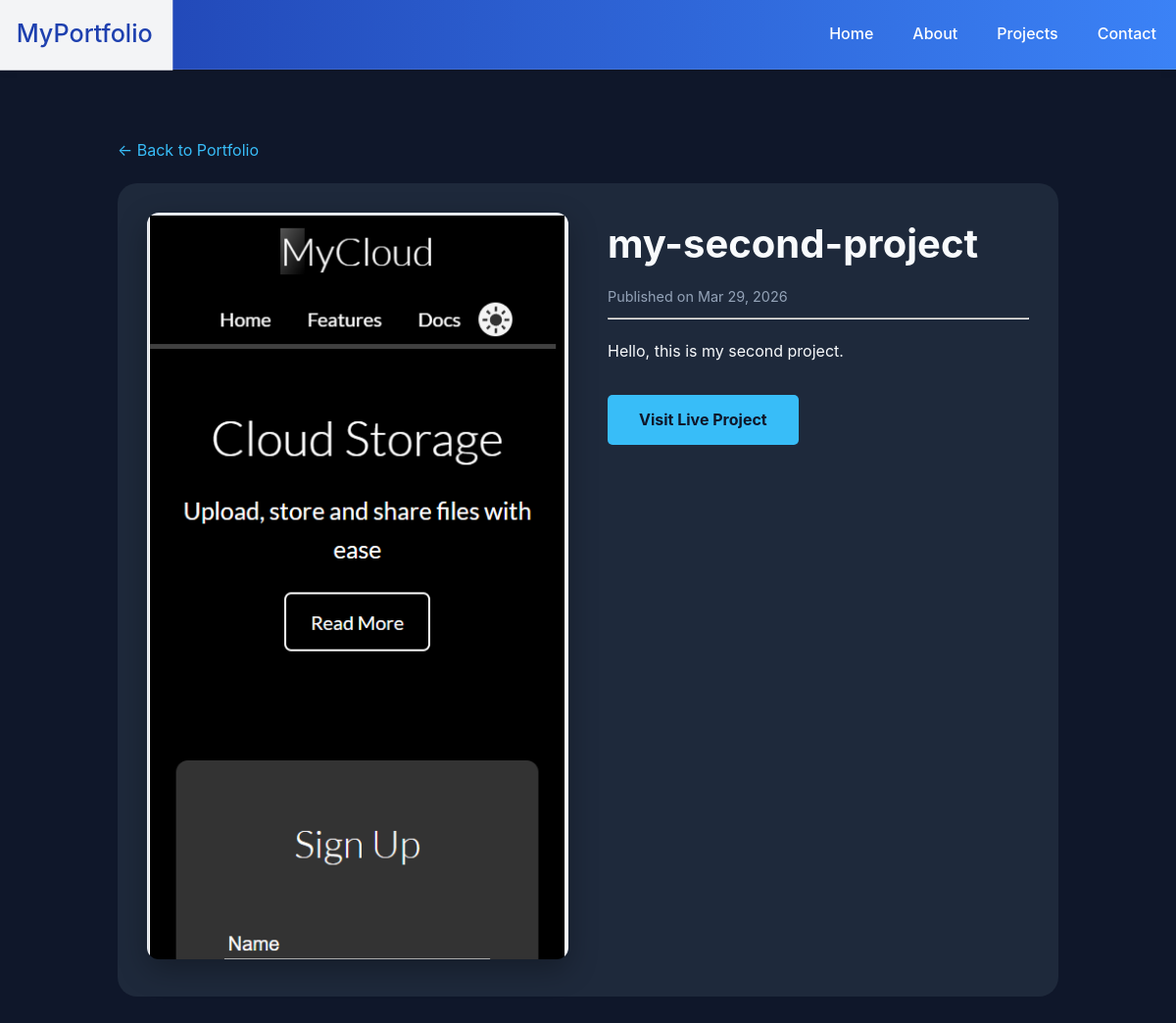
Screenshot of /project/2/ with the database file from the repository.
### test_app/models.py (models this page shows, shortened)
class Project(models.Model):
    title = models.CharField(max_length=200)
    description = models.TextField()
    image = models.ImageField(upload_to='portfolio/images/')
    url = models.URLField(blank=True)  # Link to live site or GitHub
    date_created = models.DateTimeField(auto_now_add=True)

### test_app/views.py (the view)
# urls.py: path('project/<int:pk>/', views.project_detail, name='project_detail'),
def project_detail(request, pk):
    project = get_object_or_404(Project, pk=pk)
    return render(request, 'project_detail.html', {'project': project})

### test_app/templates/project_detail.html (shortened to what this page needs)
{% extends 'test_app/base.html' %}
{% block content %}
<div class="container detail-page">
        <a href="{% url 'home' %}" class="back-link">← Back to Portfolio</a>
        <div class="detail-wrapper">
            <div class="detail-image">
                {% if project.image %}
                    <img src="{{ project.image.url }}" alt="{{ project.title }}">
                {% endif %}
            </div>
            <div class="detail-content">
                <h1>{{ project.title }}</h1>
                <div class="meta">Published on {{ project.date_created|date:"M d, Y" }}</div>
                <hr>
                <p class="full-description">{{ project.description }}</p>
                {% if project.url %}
                    <a href="{{ project.url }}" target="_blank" class="btn">Visit Live Project</a>
                {% endif %}
            </div>
        </div>
    </div>
{% endblock %}

### test_app/static/test_app/css/style.css (style rules this page uses)
:root { --bg-color: #0f172a; --card-bg: #1e293b; --text-main: #f8fafc; --accent: #38bdf8; --text-dim: #94a3b8; }
* { margin: 0; padding: 0; box-sizing: border-box; }
body { font-family: 'Inter', sans-serif; background-color: var(--bg-color); color: var(--text-main); line-height: 1.6; }
.btn { display: inline-block; margin-top: 2rem; padding: 0.8rem 2rem; background: var(--accent); color: var(--bg-color); text-decoration: none; border-radius: 5px; font-weight: bold; }
.detail-page { max-width: 1000px; margin: 50px auto; padding: 20px; }
.back-link { color: var(--accent); text-decoration: none; display: inline-block; margin-bottom: 20px; }
.detail-wrapper { display: grid; grid-template-columns: 1fr 1fr; gap: 40px; background: var(--card-bg); padding: 30px; border-radius: 20px; }
.detail-image img { width: 100%; border-radius: 12px; box-shadow: 0 10px 30px rgba(0,0,0,0.3); }
.detail-content h1 { font-size: 2.5rem; color: var(--text-main); }
.meta { color: var(--text-dim); font-size: 0.9rem; margin: 10px 0; }
.full-description { margin-top: 20px; white-space: pre-wrap; }

### rows the page displays
Project: image (picture), title "my-second-project", date_created "Mar 29, 2026", description "Hello, this is my second project."
